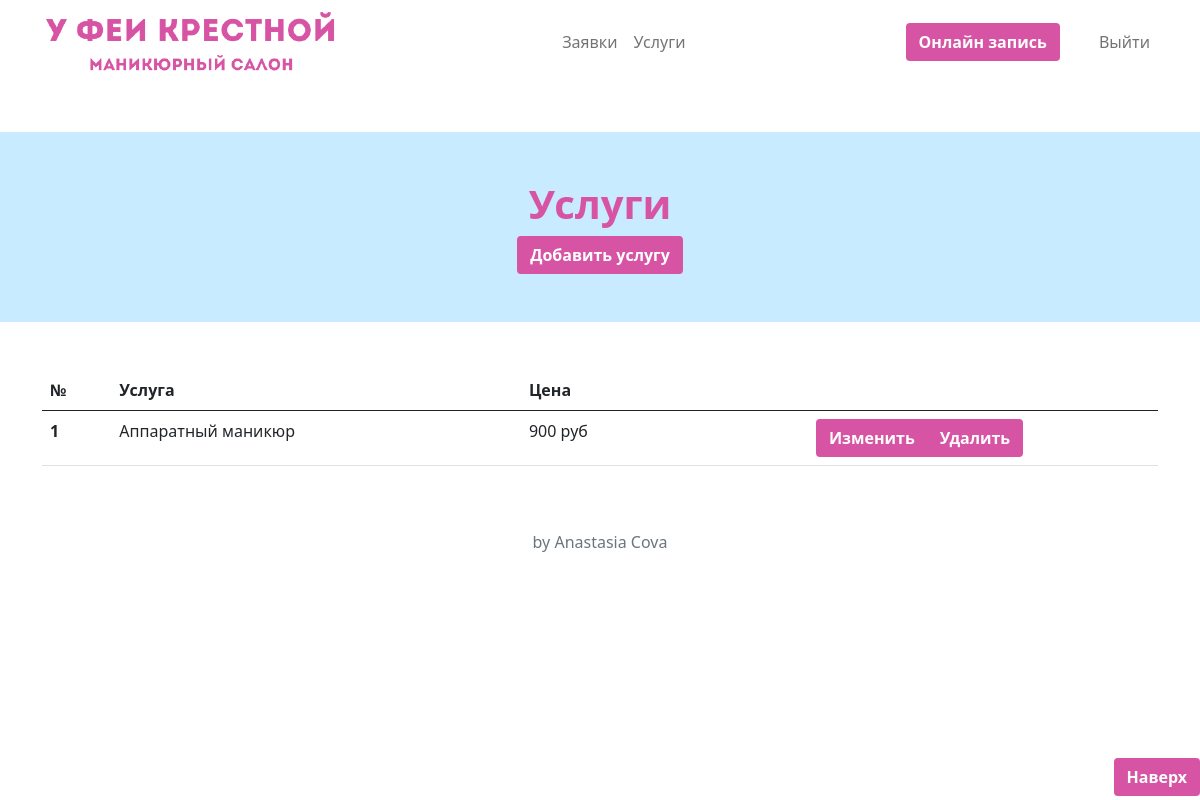
The app's page /user/price (signed in), older data.
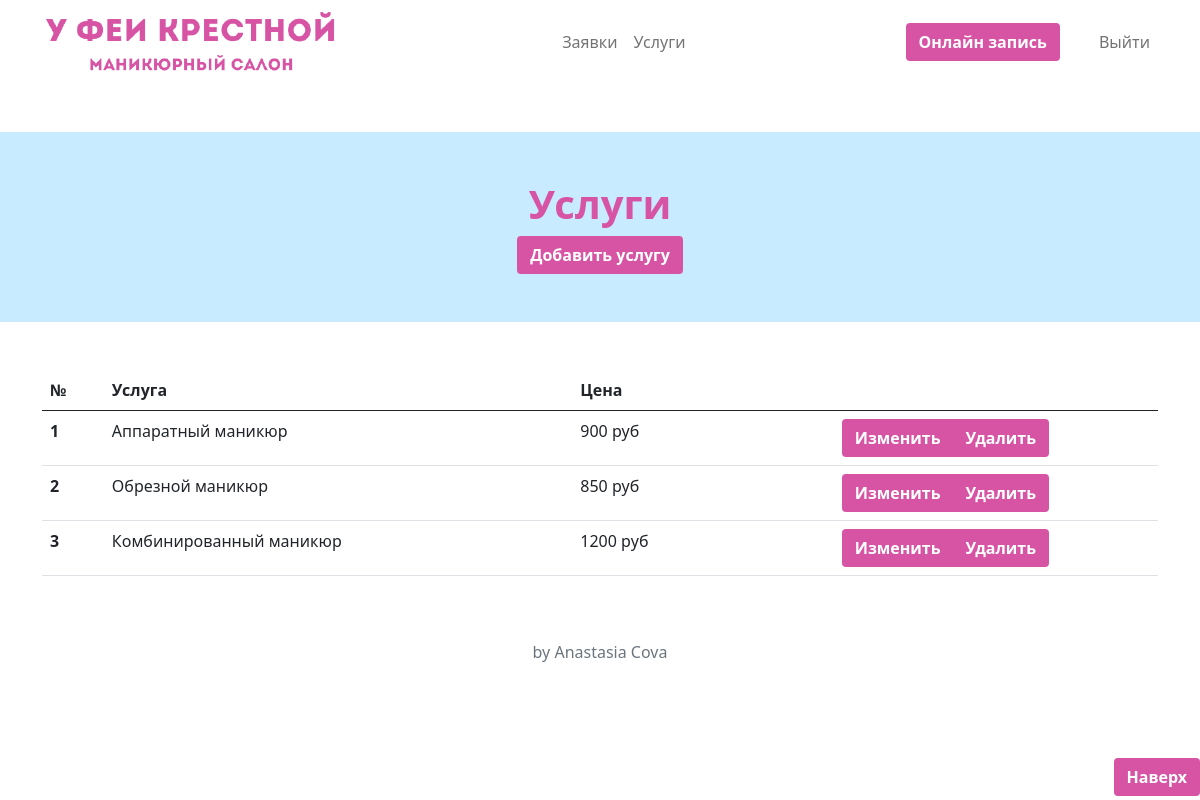
The same page, newer data.
### main/models.py (models this page shows, shortened)
class PriceList(models.Model):
    name = models.CharField(max_length=50)
    price = models.CharField(max_length=50)
    picture = models.ImageField(upload_to='static/main')

### user/views.py (the view)
# urls.py: path('price', Price.as_view(), name = 'price'),
class Price(View):
    def get(self, request):
        prod = PriceList.objects.all()
        return render(request, 'user/price.html', {"prod": prod})

### user/templates/user/price.html (shortened to what this page needs)
{% extends "user/layout.html" %}
{% block content  %}
<head>
</head>
<body>
{% load static %}
<main>
{% if request.user.is_authenticated and request.user.is_superuser %}
  <section class="py-5 text-center">
    <div class="row py-lg-5" style="background-color: #c8ebff;">
      <div class="col-lg-6 col-md-8 mx-auto">
        <h1 class="fw-bold text-color">Услуги</h1>
        <a href="addprice" class="btn btn-pink fw-bold">Добавить услугу</a>
      </div>
    </div>
  </section>
  <div class="container">
    <table class="table">
      <thead>
        <tr>
          <th scope="col">№</th>
          <th scope="col">Услуга</th>
          <th scope="col">Цена</th>
          <th scope="col"></th>
        </tr>
      </thead>
      <tbody>
      {% for i in prod %}
        <tr>
          <th scope="row">{{ i.id }}</th>
          <td>{{ i.name }}</td>
          <td>{{ i.price }}</td>
          <td class="text-center"><div class="btn-group" role="group" aria-label="">
            <a href="editprice/{{ i.id }}" class="btn btn-pink fw-bold">Изменить</a>
            <a href="deleteprice/{{ i.id }}" class="btn btn-pink fw-bold">Удалить</a>
          </div></td>
        </tr>
      {% endfor %}
      </tbody>
    </table>
  </div>
{% endif %}
</div>
</body>
{% endblock %}

Row changes from the older to the newer data that the page shows:
added PriceList: id "2", name "Обрезной маникюр", price "850 руб"
added PriceList: id "3", name "Комбинированный маникюр", price "1200 руб"
